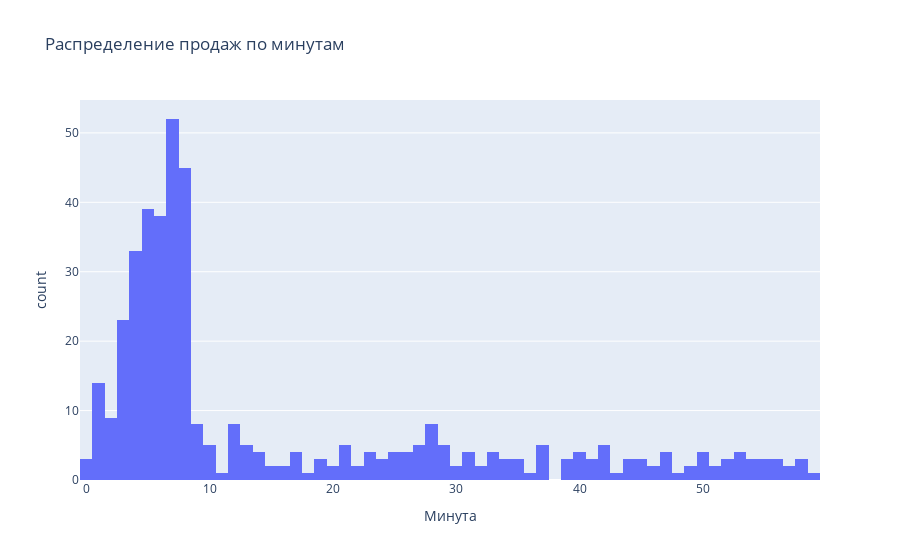

Notebook cell for this chart:
### Code cell
fig4 = px.histogram(jt, x='Минута', nbins=60, title='Распределение продаж по минутам')
fig4.show()

### Figure 1 — Plotly figure (JSON) as saved in the notebook; plotly's stock layout.template omitted (floating-point values rounded to 4 significant figures; data arrays with more than 128 entries replaced by an {"elided": "..."} marker saying what was removed)
{"data": [{"alignmentgroup": "True", "bingroup": "x", "hovertemplate": "Минута=%{x}<br>count=%{y}<extra></extra>", "legendgroup": "", "marker": {"color": "#636efa", "pattern": {"shape": ""}}, "name": "", "nbinsx": 60, "offsetgroup": "", "orientation": "v", "showlegend": false, "type": "histogram", "x": {"elided": "424 int values"}, "xaxis": "x", "yaxis": "y"}], "layout": {"barmode": "relative", "legend": {"tracegroupgap": 0}, "title": {"text": "Распределение продаж по минутам"}, "xaxis": {"anchor": "y", "domain": [0, 1], "title": {"text": "Минута"}}, "yaxis": {"anchor": "x", "domain": [0, 1], "title": {"text": "count"}}}}
